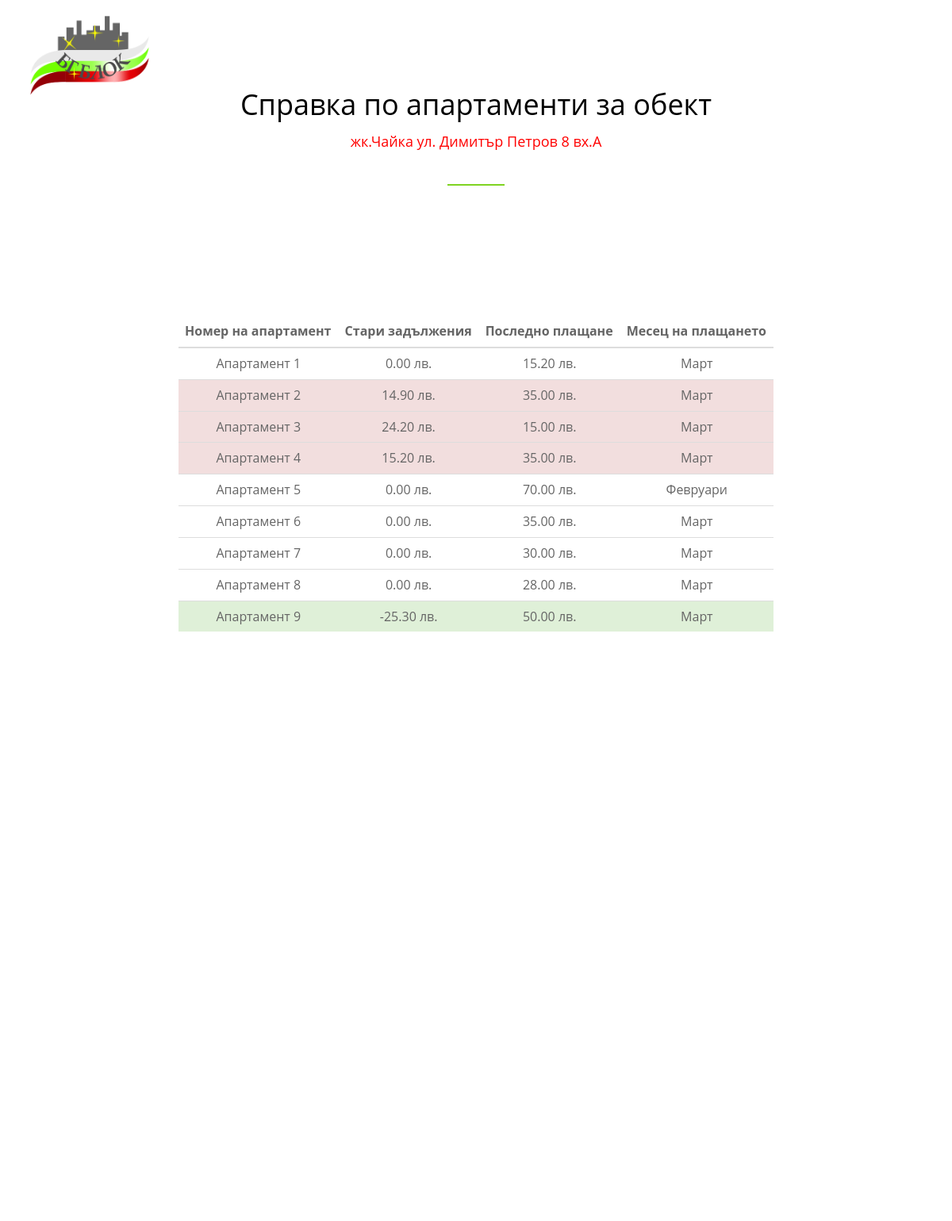
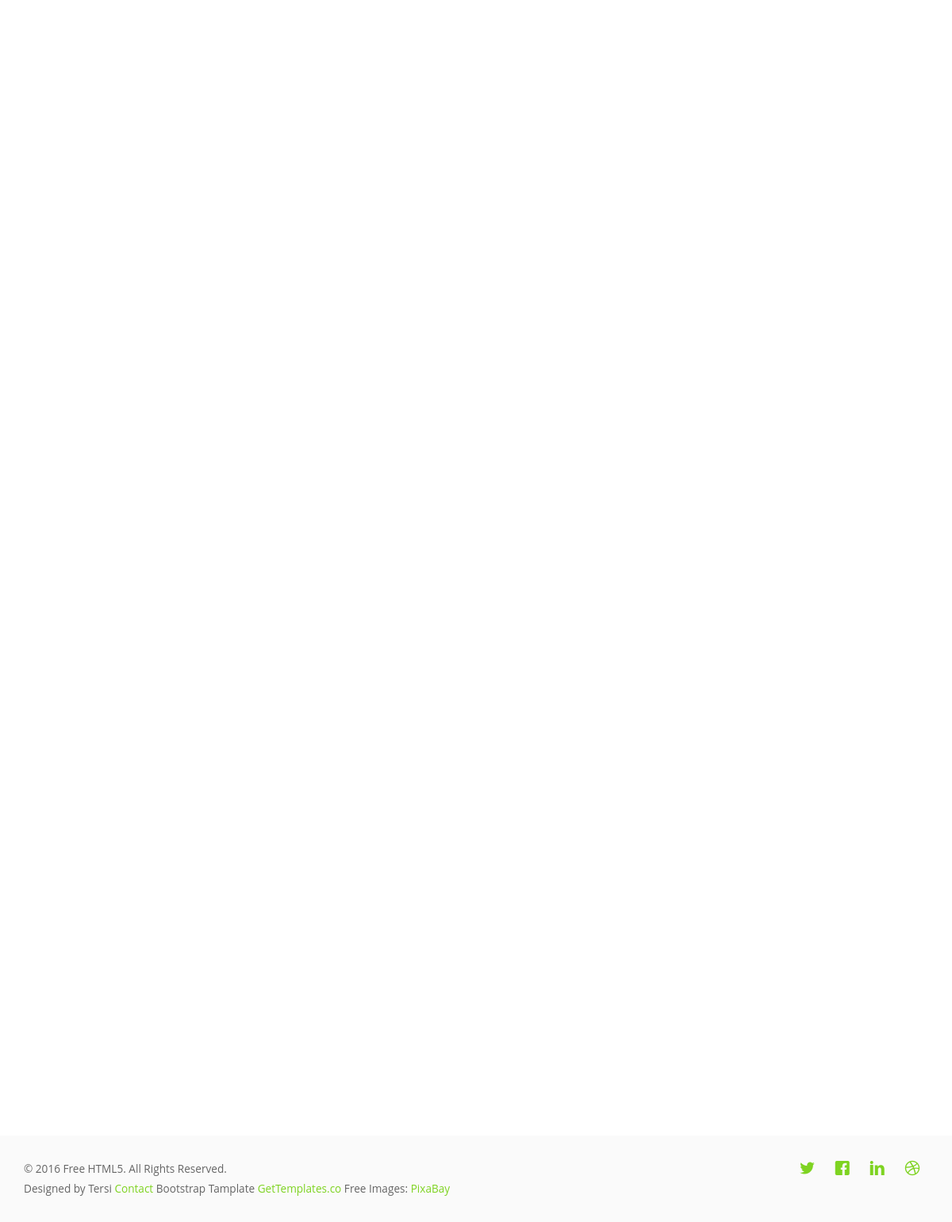
Page /blok1.php (signed in) on the committed database (2 pictures, top to bottom).
### tables this page shows
CREATE TABLE `blok1` (
  `id` int(11) NOT NULL,
  `apartnum` varchar(20) NOT NULL,
  `olddutys` decimal(5,2) NOT NULL,
  `month` int(5) NOT NULL,
  `lastpayment` decimal(5,2) NOT NULL
);

CREATE TABLE `months` (
  `m_id` int(2) NOT NULL,
  `monthname` varchar(20) NOT NULL
);

### blok1.php (the view, shortened to what this page needs)
<!DOCTYPE HTML>
<html>
	<head>
	<link rel="stylesheet" href="css/animate.css">
	<link rel="stylesheet" href="css/icomoon.css">
	<link rel="stylesheet" href="css/themify-icons.css">
	<link rel="stylesheet" href="css/bootstrap.css">
	<link rel="stylesheet" href="css/magnific-popup.css">
	<link rel="stylesheet" href="css/owl.theme.default.min.css">
	<link rel="stylesheet" href="css/style.css">
	</head>
	<body>
    <?php
$servername = "localhost";
            $username = "root";
            $password = "";
            $database = "bgdom";
            @$conn = mysqli_connect($servername, $username, $password, $database);
            mysqli_set_charset($conn,"utf8");
            $bloknames = "";
                $sql = "SELECT * FROM `blok table` WHERE id=1";
	                $query = mysqli_query($conn,$sql);
	                    if($query){
                                 while ($row = mysqli_fetch_assoc($query)) {
                                $bloknames .= $row['blokname'];}
                                    }
            $sql = "SELECT apartnum, olddutys , months.monthname, lastpayment FROM blok1 LEFT JOIN months on month=m_id";
            $query = mysqli_query($conn,$sql);
            $table = '<div class="col-md-8 col-md-offset-2 heading animate-box">
            <table class="table">
            <thead>
              <tr>
                <th>Номер на апартамент</th>
                <th>Стари задължения</th>
                <th>Последно плащане</th>
                <th>Месец на плащането</th>
              </tr>
            </thead>
            <tbody>';
            while ($row = mysqli_fetch_assoc($query)) {
                if($row['olddutys']>0){
                    $table .= "  <tr class=\"danger\">
                                <td>".$row['apartnum']."</td>
                                <td>".$row['olddutys']." лв.</td>
                                <td>".$row['lastpayment']." лв.</td>
                                <td>".$row['monthname']."</td>
                           ";
                }
                if($row['olddutys']<0){
                    $table .= "  <tr class=\"success\">
                                <td>".$row['apartnum']."</td>
                                <td>".$row['olddutys']." лв.</td>
                                <td>".$row['lastpayment']." лв.</td>
                                <td>".$row['monthname']."</td>
                           ";
                }
                if($row['olddutys']==0){
                    $table .= "  <tr>
                                <td>".$row['apartnum']."</td>
                                <td>".$row['olddutys']." лв.</td>
                                <td>".$row['lastpayment']." лв.</td>
                                <td>".$row['monthname']."</td>
                           ";
                }
            }
            $table .= " </tr> </tbody></table></div>";
?>
	<div id="page">
			<nav class="gtco-nav" role="navigation">
					<div class="container">
						<div class="row">
							<div class="col-sm-2 col-xs-12">
								<div id="gtco-logo"><a href="index.html"><img src="images/vvv new.png" alt="bgblok" style="display: block; margin: auto; width: 150px; height:100px;"></a></div>
							</div>
							<div class="col-xs-10 text-right menu-1 main-nav" style="font-size: 40px;">
								<ul>
									<li><a href="#" data-nav-section="about">Справка по апартаменти</a></li>
                                    <li><a href="#" data-nav-section="practice-areas">Обобщена справка</a></li>
                                    <li><a href="#" data-nav-section="documents">Документи</a></li>
									<li class="btn-cta"><a href="blok2.php?logout=" class="external"><span>Изход</span></a></li>
								</ul>
							</div>
						</div>
					</div>
                </nav>
    <section id="gtco-about" data-section="about">
		<div class="container">
			<div class="row row-pb-md">
				<div class="col-md-8 col-md-offset-2 heading animate-box" data-animate-effect="fadeIn">
					<h1>Справка по апартаменти за обект</h1>
					<p class="sub" style="color:red;"><?php echo $bloknames?></p>
				</div>
			</div>
			<div class="row">
					<?php echo $table; ?>
			</div>
		</div>
	</section>
	<section id="gtco-practice-areas" data-section="practice-areas">
		<div class="container">
			<div class="row row-pb-md">
			</div>
			<div class="row">
			</div>
		</div>
    </section>
    <section id="gtco-documents" data-section="documents">
		<div class="container">
			<div class="row row-pb-md">
			</div>
			<div class="row">
			</div>
		</div>
	</section>
    <footer id="gtco-footer" role="contentinfo">
		<div class="container">
			<div class="row copyright">
				<div class="col-md-12">
					<p class="pull-left">
						<small class="block">&copy; 2016 Free HTML5. All Rights Reserved.</small>
						<small class="block">Designed by Tersi <a href="https://www.facebook.com/vanya.neshevastoeva.7" target="_blank">Contact</a> Bootstrap Tamplate <a href="http://gettemplates.co/" target="_blank">GetTemplates.co</a> Free Images: <a href="http://pixabay.com/" target="_blank">PixaBay</a></small>
					</p>
					<p class="pull-right">
						<ul class="gtco-social-icons pull-right">
							<li><a href="#"><i class="icon-twitter"></i></a></li>
							<li><a href="https://www.facebook.com/Domoupravitel.BgBlok" target="_blank"><i class="icon-facebook"></i></a></li>
							<li><a href="#"><i class="icon-linkedin"></i></a></li>
							<li><a href="#"><i class="icon-dribbble"></i></a></li>
						</ul>
					</p>
				</div>
			</div>
		</div>
	</footer>
                </div>
                </body>
            </html>

### css/icomoon.css (style rules this page uses)
[class^="icon-"], [class*=" icon-"] { font-family: 'icomoon' !important; speak: none; font-style: normal; font-weight: normal; font-variant: normal; text-transform: none; line-height: 1; -webkit-font-smoothing: antialiased; -moz-osx-font-smoothing: grayscale; }
.icon-dribbble:before { content: "\ea65"; }
.icon-facebook:before { content: "\ea67"; }
.icon-linkedin:before { content: "\ea73"; }
.icon-twitter:before { content: "\ea7c"; }

### css/style.css (style rules this page uses)
body { font-family: "Open Sans", Arial, sans-serif; font-weight: 400; font-size: 16px; line-height: 1.8; color: #656565; background: #fff; }
#page { position: relative; overflow-x: hidden; width: 100%; height: 100%; -webkit-transition: 0.5s; -o-transition: 0.5s; transition: 0.5s; }
a { color: #7ED321; -webkit-transition: 0.5s; -o-transition: 0.5s; transition: 0.5s; }
p { margin-bottom: 30px; }
h1 { color: #000; font-family: "Open Sans", Arial, sans-serif; font-weight: 400; margin: 0 0 30px 0; }
.gtco-nav { position: fixed; top: 0; margin: 0; padding: 0; width: 100%; height: 25%; padding: 20px 0; z-index: 1001; -webkit-transition: 0.3s; -o-transition: 0.3s; transition: 0.3s; }
.gtco-nav #gtco-logo { line-height: 0; margin: 0; padding: 0; font-weight: bold; }
.gtco-nav #gtco-logo a { padding: 0px 10px; color: #fff; font-weight: 700; -webkit-transition: 0.4s; -o-transition: 0.4s; transition: 0.4s; }
.gtco-nav ul { padding: 0; margin: 1px 0 0 0; }
.gtco-nav ul li { padding: 0; margin: 0; list-style: none; display: inline; }
.gtco-nav ul li a { font-size: 15px; padding: 30px 10px; text-transform: uppercase; color: rgba(255, 255, 255, 0.5); font-weight: 400 !important; -webkit-transition: 0.5s; -o-transition: 0.5s; transition: 0.5s; }
.gtco-nav ul li.btn-cta a { color: #fff; }
.gtco-nav ul li.btn-cta a span { border: none !important; background: rgba(255, 255, 255, 0.2); padding: 4px 20px; display: -moz-inline-stack; display: inline-block; zoom: 1; *display: inline; -webkit-transition: 0.3s; -o-transition: 0.3s; transition: 0.3s; -webkit-border-radius: 30px; -moz-border-radius: 30px; -ms-border-radius: 30px; border-radius: 30px; }
.gtco-nav ul li.active > a { color: #fff !important; }
#gtco-about, #gtco-practice-areas, #gtco-our-team, #gtco-contact { padding: 7em 0; clear: both; }
#gtco-about .heading { position: relative; }
.heading { text-align: center; margin-bottom: 70px; }
.heading h1 { margin-bottom: 10px; }
.heading .sub { position: relative; padding-bottom: 40px; font-size: 18px; color: #757575; }
.heading .sub:after { bottom: 0; left: 50%; margin-left: -36px; content: ""; position: absolute; width: 72px; height: 2px; background: #7ED321; }
.gtco-social-icons { margin: 0; padding: 0; }
.gtco-social-icons li { margin: 0; padding: 0; list-style: none; display: -moz-inline-stack; display: inline-block; zoom: 1; *display: inline; }
.gtco-social-icons li a { display: -moz-inline-stack; display: inline-block; zoom: 1; *display: inline; color: #7ED321; padding-left: 10px; padding-right: 10px; }
.gtco-social-icons li a i { font-size: 20px; }
#gtco-footer { padding-top: 30px; background: #fafafa; }
#gtco-footer .copyright .block { display: block; }
#gtco-offcanvas a { color: #656565; }
#gtco-offcanvas ul { padding: 0; margin: 0; }
#gtco-offcanvas ul li { padding: 0; margin: 0; list-style: none; }
.row-pb-md { padding-bottom: 4em !important; }
.js .animate-box { opacity: 0; }

### rows in the picture
blok1: apartnum "Апартамент 1", olddutys "0.00", lastpayment "15.20", months.monthname "Март"
blok1: apartnum "Апартамент 2", olddutys "14.90", lastpayment "35.00", months.monthname "Март"
blok1: apartnum "Апартамент 3", olddutys "24.20", lastpayment "15.00", months.monthname "Март"
blok1: apartnum "Апартамент 4", olddutys "15.20", lastpayment "35.00", months.monthname "Март"
blok1: apartnum "Апартамент 5", olddutys "0.00", lastpayment "70.00", months.monthname "Февруари"
blok1: apartnum "Апартамент 6", olddutys "0.00", lastpayment "35.00", months.monthname "Март"
blok1: apartnum "Апартамент 7", olddutys "0.00", lastpayment "30.00", months.monthname "Март"
blok1: apartnum "Апартамент 8", olddutys "0.00", lastpayment "28.00", months.monthname "Март"
blok1: apartnum "Апартамент 9", olddutys "-25.30", lastpayment "50.00", months.monthname "Март"

### other values in the picture
$bloknames "жк.Чайка ул. Димитър Петров 8 вх.А"
